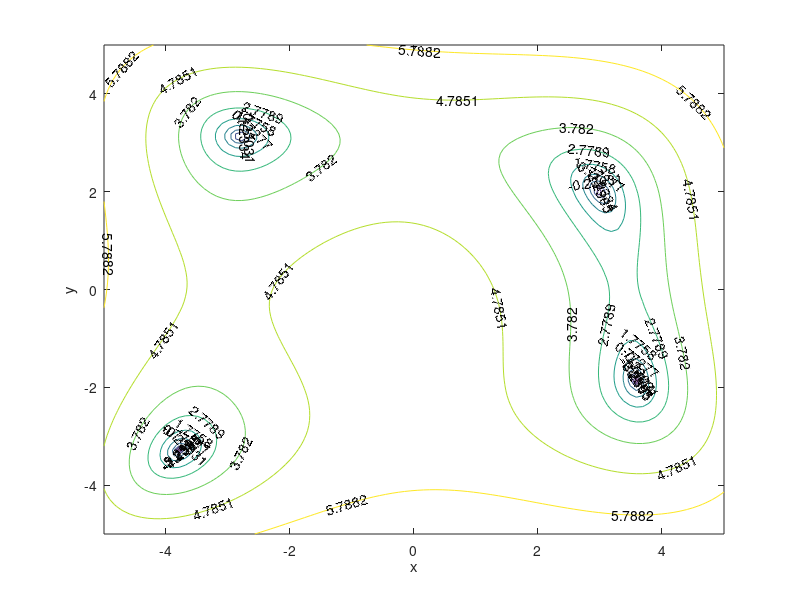

The MATLAB script that drew this image: (Note: this script raises an error after producing the figure.)
%Particle Swarm Optimization (PSO)
%Maximilian Salén 970105-1576
%Last updated: 2022-09-28
clear all
close all
clc
%% Find local minimas using contour Plot

format long

rangeX = linspace(-5,5);
rangeY = linspace(-5,5);
[X,Y] = meshgrid(rangeX,rangeY);
a = 0.01;
f = log(a+(X.^2 + Y-11).^2 + (X+Y.^2-7).^2);
contour(X,Y,f,'Showtext','on')
xlabel('x')
ylabel('y')


%% Parameters
maxIterations = 50000;
swarmSize = 35;

c1 = 2;
c2 = 2;
wMax = 1.4;
beta = 0.98;
wMin = 0.4;
deltaT = 1;
alpha = 1;

xMax = rangeX(end);
xMin = rangeX(1);
yMax = rangeY(end);
yMin = rangeY(1);
vMax = xMax;


%% Initialization

%Initialize swarm containing particles with random velocities and positions
for j=1:swarmSize
   randomNumberOne = rand;
   randomNumberTwo = rand;
   randomNumberThree = rand;
   randomNumberFour = rand;

   x(j) = xMin+randomNumberOne*(xMax-xMin);
   y(j) = yMin+randomNumberTwo*(yMax-yMin);
   xVelocity(j) = (alpha/deltaT)*(-(xMax-xMin)/2+randomNumberThree*(xMax-xMin));
   yVelocity(j) = (alpha/deltaT)*(-(yMax-yMin)/2+randomNumberFour*(yMax-yMin));
   
   velocities = [xVelocity;yVelocity]'; %Save velocity
   coordinates = [x;y]';                %Save coordinates
    
   % Evaluate particles
   storeEvaluateFunction = EvaluateFunction(coordinates)';
   [globalBestValue,globalBestIndex] = min(storeEvaluateFunction); %save the global best value and its index
   bestPerformance = coordinates(globalBestIndex,:);
   bestPosition = coordinates;
end


for k=1:maxIterations
    for i=1:swarmSize
       position = coordinates(i,:);
       evaluatedPosition = EvaluateFunction(position);
        
       if evaluatedPosition < EvaluateFunction(bestPosition(i,:))
          bestPosition(i,:) = position;
       end
    
       if evaluatedPosition < globalBestValue
          bestPerformance = position;
          globalBestValue = evaluatedPosition;  
       end
    
    end

    % Update velocity and position
    r = rand(swarmSize,1);
    q = rand(swarmSize,1);
    velocities = wMax.*velocities + c1*q.*(bestPosition-coordinates) + c2*r.*(bestPerformance-coordinates);
    velocities(velocities>vMax) = vMax;
    velocities(velocities<-vMax) = -vMax;
    
    coordinates = position + velocities;
    wMax = wMax*beta;
    
    
    %Set minimum inertia
    if wMax < wMin
        wMax = wMin;
    end


end


fprintf('Best position\n');
fprintf(' %4.15f\t',bestPerformance);
fprintf('\nFunction value of best position\n');
fprintf(' %d\n',globalBestValue);